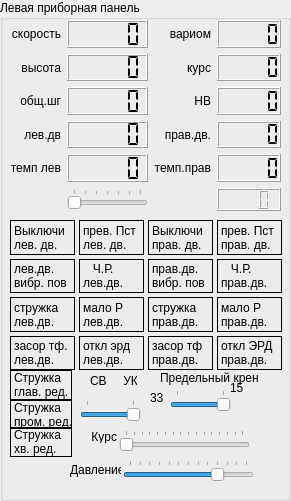
  <widget class="QGroupBox" name="gbLPP">
   <property name="geometry">
    <rect>
     <x>10</x>
     <y>160</y>
     <width>291</width>
     <height>501</height>
    </rect>
   </property>
   <property name="title">
    <string>Левая приборная панель</string>
   </property>
   <widget class="QSlider" name="apk">
    <property name="geometry">
     <rect>
      <x>80</x>
      <y>400</y>
      <width>61</width>
      <height>22</height>
     </rect>
    </property>
    <property name="minimum">
     <number>0</number>
    </property>
    <property name="maximum">
     <number>1</number>
    </property>
    <property name="pageStep">
     <number>1</number>
    </property>
    <property name="value">
     <number>1</number>
    </property>
    <property name="orientation">
     <enum>Qt::Horizontal</enum>
    </property>
    <property name="tickPosition">
     <enum>QSlider::TicksAbove</enum>
    </property>
   </widget>
   <widget class="QSlider" name="max_roll">
    <property name="geometry">
     <rect>
      <x>170</x>
      <y>390</y>
      <width>61</width>
      <height>22</height>
     </rect>
    </property>
    <property name="maximum">
     <number>1</number>
    </property>
    <property name="pageStep">
     <number>1</number>
    </property>
    <property name="value">
     <number>1</number>
    </property>
    <property name="orientation">
     <enum>Qt::Horizontal</enum>
    </property>
    <property name="tickPosition">
     <enum>QSlider::TicksAbove</enum>
    </property>
   </widget>
   <widget class="QWidget" name="gridLayoutWidget">
    <property name="geometry">
     <rect>
      <x>10</x>
      <y>220</y>
      <width>272</width>
      <height>150</height>
     </rect>
    </property>
    <layout class="QGridLayout" name="gridLayout_3">
     <property name="spacing">
      <number>4</number>
     </property>
     <item row="1" column="0">
      <widget class="QLabel" name="i_eng_left_vibr_max">
       <property name="frameShape">
        <enum>QFrame::Box</enum>
       </property>
       <property name="text">
        <string>лев.дв.
вибр. пов</string>
       </property>
      </widget>
     </item>
     <item row="2" column="0">
      <widget class="QLabel" name="i_eng_left_swarf">
       <property name="frameShape">
        <enum>QFrame::Box</enum>
       </property>
       <property name="text">
        <string>стружка
лев.дв.</string>
       </property>
      </widget>
     </item>
     <item row="2" column="3">
      <widget class="QLabel" name="i_eng_right_p_oil">
       <property name="frameShape">
        <enum>QFrame::Box</enum>
       </property>
       <property name="text">
        <string>мало Р
прав.дв.</string>
       </property>
      </widget>
     </item>
     <item row="1" column="2">
      <widget class="QLabel" name="i_eng_right_vibr_max">
       <property name="frameShape">
        <enum>QFrame::Box</enum>
       </property>
       <property name="text">
        <string>прав.дв.
вибр. пов</string>
       </property>
      </widget>
     </item>
     <item row="3" column="2">
      <widget class="QLabel" name="i_eng_right_tf">
       <property name="frameShape">
        <enum>QFrame::Box</enum>
       </property>
       <property name="text">
        <string>засор тф
прав.дв.</string>
       </property>
      </widget>
     </item>
     <item row="3" column="3">
      <widget class="QLabel" name="i_eng_right_erd_off">
       <property name="frameShape">
        <enum>QFrame::Box</enum>
       </property>
       <property name="text">
        <string>откл ЭРД
прав.дв.</string>
       </property>
      </widget>
     </item>
     <item row="1" column="1">
      <widget class="QLabel" name="i_eng_left_emrg">
       <property name="frameShape">
        <enum>QFrame::Box</enum>
       </property>
       <property name="text">
        <string>   Ч.Р.
лев.дв.</string>
       </property>
      </widget>
     </item>
     <item row="3" column="1">
      <widget class="QLabel" name="i_eng_left_erd_off">
       <property name="frameShape">
        <enum>QFrame::Box</enum>
       </property>
       <property name="text">
        <string>откл эрд
лев.дв.</string>
       </property>
      </widget>
     </item>
     <item row="2" column="2">
      <widget class="QLabel" name="i_eng_right_swarf">
       <property name="frameShape">
        <enum>QFrame::Box</enum>
       </property>
       <property name="text">
        <string>стружка
прав.дв.</string>
       </property>
      </widget>
     </item>
     <item row="0" column="3">
      <widget class="QLabel" name="i_eng_right_max_rpm">
       <property name="frameShape">
        <enum>QFrame::Box</enum>
       </property>
       <property name="text">
        <string>прев. Пст
прав. дв.</string>
       </property>
      </widget>
     </item>
     <item row="2" column="1">
      <widget class="QLabel" name="i_eng_left_p_oil">
       <property name="frameShape">
        <enum>QFrame::Box</enum>
       </property>
       <property name="text">
        <string>мало Р
лев.дв.</string>
       </property>
      </widget>
     </item>
     <item row="0" column="0">
      <widget class="QLabel" name="i_eng_left_turn_off">
       <property name="frameShape">
        <enum>QFrame::Box</enum>
       </property>
       <property name="text">
        <string>Выключи 
лев. дв.</string>
       </property>
      </widget>
     </item>
     <item row="0" column="1">
      <widget class="QLabel" name="i_eng_left_max_rpm">
       <property name="frameShape">
        <enum>QFrame::Box</enum>
       </property>
       <property name="text">
        <string>прев. Пст
лев. дв.</string>
       </property>
      </widget>
     </item>
     <item row="0" column="2">
      <widget class="QLabel" name="i_eng_right_turn_off">
       <property name="frameShape">
        <enum>QFrame::Box</enum>
       </property>
       <property name="text">
        <string>Выключи 
прав. дв.</string>
       </property>
      </widget>
     </item>
     <item row="3" column="0">
      <widget class="QLabel" name="i_eng_left_tf">
       <property name="frameShape">
        <enum>QFrame::Box</enum>
       </property>
       <property name="text">
        <string>засор тф.
лев.дв.</string>
       </property>
      </widget>
     </item>
     <item row="1" column="3">
      <widget class="QLabel" name="i_eng_right_emrg">
       <property name="frameShape">
        <enum>QFrame::Box</enum>
       </property>
       <property name="text">
        <string>   Ч.Р.
прав.дв.</string>
       </property>
      </widget>
     </item>
    </layout>
   </widget>
   <widget class="QLabel" name="label_25">
    <property name="geometry">
     <rect>
      <x>90</x>
      <y>370</y>
      <width>47</width>
      <height>21</height>
     </rect>
    </property>
    <property name="text">
     <string>СВ     УКВ</string>
    </property>
   </widget>
   <widget class="QLabel" name="label_26">
    <property name="geometry">
     <rect>
      <x>160</x>
      <y>370</y>
      <width>101</width>
      <height>16</height>
     </rect>
    </property>
    <property name="text">
     <string>Предельный крен</string>
    </property>
   </widget>
   <widget class="QLabel" name="label_27">
    <property name="geometry">
     <rect>
      <x>230</x>
      <y>380</y>
      <width>31</width>
      <height>16</height>
     </rect>
    </property>
    <property name="text">
     <string>15</string>
    </property>
   </widget>
   <widget class="QLabel" name="label_28">
    <property name="geometry">
     <rect>
      <x>150</x>
      <y>390</y>
      <width>16</width>
      <height>16</height>
     </rect>
    </property>
    <property name="text">
     <string>33</string>
    </property>
   </widget>
   <widget class="QWidget" name="layoutWidget">
    <property name="geometry">
     <rect>
      <x>10</x>
      <y>20</y>
      <width>271</width>
      <height>191</height>
     </rect>
    </property>
    <layout class="QGridLayout" name="gridLayout_6">
     <item row="2" column="0">
      <widget class="QLabel" name="label_53">
       <property name="text">
        <string>общ.шг</string>
       </property>
       <property name="alignment">
        <set>Qt::AlignRight|Qt::AlignTrailing|Qt::AlignVCenter</set>
       </property>
      </widget>
     </item>
     <item row="4" column="0">
      <widget class="QLabel" name="label_54">
       <property name="text">
        <string>темп лев</string>
       </property>
       <property name="alignment">
        <set>Qt::AlignRight|Qt::AlignTrailing|Qt::AlignVCenter</set>
       </property>
      </widget>
     </item>
     <item row="3" column="3">
      <widget class="QLCDNumber" name="lcd_eng_2">
       <property name="toolTip">
        <string>обороты правого двигателя</string>
       </property>
       <property name="segmentStyle">
        <enum>QLCDNumber::Flat</enum>
       </property>
      </widget>
     </item>
     <item row="2" column="2">
      <widget class="QLabel" name="label_56">
       <property name="text">
        <string>НВ</string>
       </property>
       <property name="alignment">
        <set>Qt::AlignRight|Qt::AlignTrailing|Qt::AlignVCenter</set>
       </property>
      </widget>
     </item>
     <item row="2" column="3">
      <widget class="QLCDNumber" name="lcd_NV">
       <property name="toolTip">
        <string>обороты винта</string>
       </property>
       <property name="segmentStyle">
        <enum>QLCDNumber::Flat</enum>
       </property>
      </widget>
     </item>
     <item row="1" column="2">
      <widget class="QLabel" name="label_58">
       <property name="text">
        <string>курс</string>
       </property>
       <property name="alignment">
        <set>Qt::AlignRight|Qt::AlignTrailing|Qt::AlignVCenter</set>
       </property>
      </widget>
     </item>
     <item row="3" column="2">
      <widget class="QLabel" name="label_57">
       <property name="text">
        <string>прав.дв.</string>
       </property>
       <property name="alignment">
        <set>Qt::AlignRight|Qt::AlignTrailing|Qt::AlignVCenter</set>
       </property>
      </widget>
     </item>
     <item row="2" column="1">
      <widget class="QLCDNumber" name="lcd_fosh">
       <property name="toolTip">
        <string>общий шаг</string>
       </property>
       <property name="segmentStyle">
        <enum>QLCDNumber::Flat</enum>
       </property>
      </widget>
     </item>
     <item row="4" column="1">
      <widget class="QLCDNumber" name="lcd_temp_eng_1">
       <property name="toolTip">
        <string>температура левого двигателя</string>
       </property>
       <property name="segmentStyle">
        <enum>QLCDNumber::Flat</enum>
       </property>
      </widget>
     </item>
     <item row="1" column="3">
      <widget class="QLCDNumber" name="lcd_course">
       <property name="toolTip">
        <string>компас</string>
       </property>
       <property name="segmentStyle">
        <enum>QLCDNumber::Flat</enum>
       </property>
      </widget>
     </item>
     <item row="0" column="1">
      <widget class="QLCDNumber" name="lcd_speedometr">
       <property name="toolTip">
        <string>спидометр</string>
       </property>
       <property name="segmentStyle">
        <enum>QLCDNumber::Flat</enum>
       </property>
      </widget>
     </item>
     <item row="4" column="3">
      <widget class="QLCDNumber" name="lcd_temp_eng_2">
       <property name="toolTip">
        <string>температура правого двигателя</string>
       </property>
       <property name="segmentStyle">
        <enum>QLCDNumber::Flat</enum>
       </property>
      </widget>
     </item>
     <item row="1" column="1">
      <widget class="QLCDNumber" name="lcd_altimetr">
       <property name="toolTip">
        <string>выстотомер</string>
       </property>
       <property name="segmentStyle">
        <enum>QLCDNumber::Flat</enum>
       </property>
      </widget>
     </item>
     <item row="4" column="2">
      <widget class="QLabel" name="label_59">
       <property name="text">
        <string>темп.прав</string>
       </property>
       <property name="alignment">
        <set>Qt::AlignRight|Qt::AlignTrailing|Qt::AlignVCenter</set>
       </property>
      </widget>
     </item>
     <item row="0" column="0">
      <widget class="QLabel" name="label_50">
       <property name="text">
        <string>скорость</string>
       </property>
       <property name="alignment">
        <set>Qt::AlignRight|Qt::AlignTrailing|Qt::AlignVCenter</set>
       </property>
      </widget>
     </item>
     <item row="3" column="0">
      <widget class="QLabel" name="label_52">
       <property name="text">
        <string>лев.дв</string>
       </property>
       <property name="alignment">
        <set>Qt::AlignRight|Qt::AlignTrailing|Qt::AlignVCenter</set>
       </property>
      </widget>
     </item>
     <item row="0" column="2">
      <widget class="QLabel" name="label_55">
       <property name="text">
        <string>вариом</string>
       </property>
       <property name="alignment">
        <set>Qt::AlignRight|Qt::AlignTrailing|Qt::AlignVCenter</set>
       </property>
      </widget>
     </item>
     <item row="0" column="3">
      <widget class="QLCDNumber" name="lcd_variometr">
       <property name="toolTip">
        <string>вариометр</string>
       </property>
       <property name="segmentStyle">
        <enum>QLCDNumber::Flat</enum>
       </property>
      </widget>
     </item>
     <item row="3" column="1">
      <widget class="QLCDNumber" name="lcd_eng_1">
       <property name="toolTip">
        <string>обороты левого двигателя</string>
       </property>
       <property name="segmentStyle">
        <enum>QLCDNumber::Flat</enum>
       </property>
      </widget>
     </item>
     <item row="1" column="0">
      <widget class="QLabel" name="label_51">
       <property name="text">
        <string>высота</string>
       </property>
       <property name="alignment">
        <set>Qt::AlignRight|Qt::AlignTrailing|Qt::AlignVCenter</set>
       </property>
      </widget>
     </item>
     <item row="5" column="3">
      <widget class="QLCDNumber" name="f_fuel">
       <property name="smallDecimalPoint">
        <bool>false</bool>
       </property>
       <property name="digitCount">
        <number>4</number>
       </property>
      </widget>
     </item>
     <item row="5" column="1">
      <widget class="QSlider" name="sw_fuel">
       <property name="maximum">
        <number>6</number>
       </property>
       <property name="orientation">
        <enum>Qt::Horizontal</enum>
       </property>
       <property name="tickPosition">
        <enum>QSlider::TicksAbove</enum>
       </property>
      </widget>
     </item>
    </layout>
   </widget>
   <widget class="QLabel" name="label_23">
    <property name="geometry">
     <rect>
      <x>70</x>
      <y>430</y>
      <width>47</width>
      <height>13</height>
     </rect>
    </property>
    <property name="text">
     <string>Курс</string>
    </property>
    <property name="alignment">
     <set>Qt::AlignRight|Qt::AlignTrailing|Qt::AlignVCenter</set>
    </property>
   </widget>
   <widget class="QSlider" name="f_set_course">
    <property name="geometry">
     <rect>
      <x>119</x>
      <y>430</y>
      <width>131</width>
      <height>22</height>
     </rect>
    </property>
    <property name="maximum">
     <number>359</number>
    </property>
    <property name="pageStep">
     <number>24</number>
    </property>
    <property name="orientation">
     <enum>Qt::Horizontal</enum>
    </property>
    <property name="tickPosition">
     <enum>QSlider::TicksAbove</enum>
    </property>
   </widget>
   <widget class="QSlider" name="f_barometr">
    <property name="geometry">
     <rect>
      <x>123</x>
      <y>460</y>
      <width>131</width>
      <height>22</height>
     </rect>
    </property>
    <property name="minimum">
     <number>670</number>
    </property>
    <property name="maximum">
     <number>790</number>
    </property>
    <property name="value">
     <number>760</number>
    </property>
    <property name="orientation">
     <enum>Qt::Horizontal</enum>
    </property>
    <property name="tickPosition">
     <enum>QSlider::TicksAbove</enum>
    </property>
   </widget>
   <widget class="QLabel" name="label_24">
    <property name="geometry">
     <rect>
      <x>70</x>
      <y>460</y>
      <width>51</width>
      <height>20</height>
     </rect>
    </property>
    <property name="text">
     <string>Давление</string>
    </property>
   </widget>
   <widget class="QLabel" name="i_tail_gear_swarf">
    <property name="geometry">
     <rect>
      <x>10</x>
      <y>427</y>
      <width>62</width>
      <height>30</height>
     </rect>
    </property>
    <property name="frameShape">
     <enum>QFrame::Panel</enum>
    </property>
    <property name="text">
     <string>Стружка
хв. ред.</string>
    </property>
   </widget>
   <widget class="QLabel" name="i_main_gear_swarf">
    <property name="geometry">
     <rect>
      <x>10</x>
      <y>370</y>
      <width>62</width>
      <height>30</height>
     </rect>
    </property>
    <property name="frameShape">
     <enum>QFrame::Panel</enum>
    </property>
    <property name="text">
     <string>Стружка
глав. ред.</string>
    </property>
   </widget>
   <widget class="QLabel" name="i_inter_gear_swarf">
    <property name="geometry">
     <rect>
      <x>10</x>
      <y>400</y>
      <width>62</width>
      <height>29</height>
     </rect>
    </property>
    <property name="frameShape">
     <enum>QFrame::Panel</enum>
    </property>
    <property name="text">
     <string>Стружка
пром. ред.</string>
    </property>
   </widget>
  </widget>
